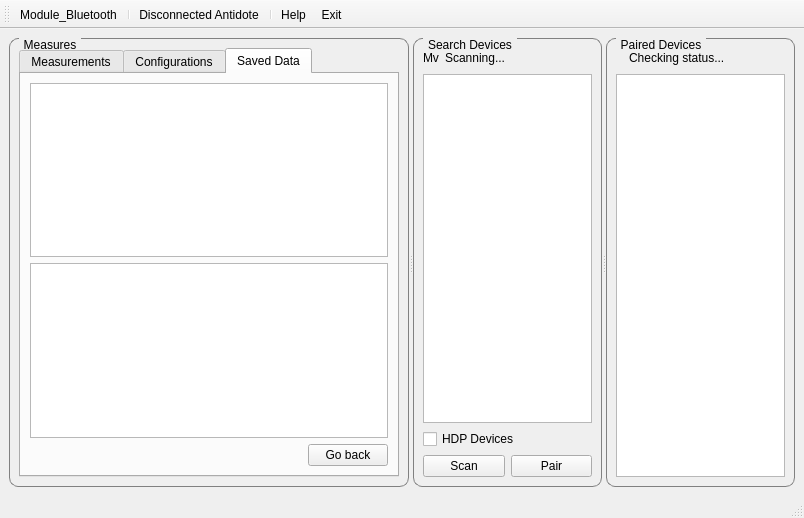
<?xml version="1.0" encoding="UTF-8"?>
<ui version="4.0">
 <class>Interface</class>
 <widget class="QMainWindow" name="Interface">
  <property name="windowModality">
   <enum>Qt::WindowModal</enum>
  </property>
  <property name="enabled">
   <bool>true</bool>
  </property>
  <property name="geometry">
   <rect>
    <x>0</x>
    <y>0</y>
    <width>804</width>
    <height>518</height>
   </rect>
  </property>
  <property name="sizePolicy">
   <sizepolicy hsizetype="Expanding" vsizetype="Expanding">
    <horstretch>0</horstretch>
    <verstretch>0</verstretch>
   </sizepolicy>
  </property>
  <property name="contextMenuPolicy">
   <enum>Qt::DefaultContextMenu</enum>
  </property>
  <property name="windowTitle">
   <string>Conectividade</string>
  </property>
  <property name="windowIcon">
   <iconset resource="myrsc.qrc">
    <normaloff>:/images/icon-nutes.png</normaloff>:/images/icon-nutes.png</iconset>
  </property>
  <property name="autoFillBackground">
   <bool>false</bool>
  </property>
  <property name="styleSheet">
   <string notr="true">Status
</string>
  </property>
  <widget class="QWidget" name="centralwidget">
   <layout class="QHBoxLayout" name="horizontalLayout_2">
    <item>
     <widget class="QSplitter" name="splitter">
      <property name="orientation">
       <enum>Qt::Horizontal</enum>
      </property>
      <widget class="QGroupBox" name="groupBox">
       <property name="minimumSize">
        <size>
         <width>400</width>
         <height>0</height>
        </size>
       </property>
       <property name="styleSheet">
        <string notr="true">

QGroupBox {
    border: 1px solid gray;
    border-radius: 9px;
    margin-top: 0.5em;
}

QGroupBox::title {
    subcontrol-origin: margin;
    left: 10px;
    padding: 0 3px 0 3px;
}

</string>
       </property>
       <property name="title">
        <string>Measures</string>
       </property>
       <layout class="QVBoxLayout" name="verticalLayout_2">
        <item>
         <layout class="QHBoxLayout" name="horizontalLayout">
          <item>
           <widget class="QTabWidget" name="tabWidgetDisplays">
            <property name="tabPosition">
             <enum>QTabWidget::North</enum>
            </property>
            <property name="tabShape">
             <enum>QTabWidget::Rounded</enum>
            </property>
            <property name="currentIndex">
             <number>2</number>
            </property>
            <widget class="QWidget" name="tab_5">
             <attribute name="title">
              <string>Measurements</string>
             </attribute>
             <layout class="QVBoxLayout" name="verticalLayout_5">
              <item>
               <layout class="QVBoxLayout" name="verticalLayout">
                <item>
                 <widget class="QLabel" name="labelStatusConnection">
                  <property name="font">
                   <font>
                    <pointsize>20</pointsize>
                   </font>
                  </property>
                  <property name="text">
                   <string>Disconnected</string>
                  </property>
                  <property name="alignment">
                   <set>Qt::AlignCenter</set>
                  </property>
                 </widget>
                </item>
                <item>
                 <widget class="QLabel" name="labelDeviceConnected">
                  <property name="text">
                   <string>No device connected</string>
                  </property>
                  <property name="alignment">
                   <set>Qt::AlignCenter</set>
                  </property>
                 </widget>
                </item>
               </layout>
              </item>
              <item>
               <widget class="QTextEdit" name="textEditMeasures">
                <property name="readOnly">
                 <bool>true</bool>
                </property>
               </widget>
              </item>
              <item>
               <layout class="QHBoxLayout" name="horizontalLayout_5">
                <item>
                 <widget class="QPushButton" name="pushButtonSave">
                  <property name="text">
                   <string>Save</string>
                  </property>
                 </widget>
                </item>
                <item>
                 <widget class="QPushButton" name="pushButtonClear">
                  <property name="text">
                   <string>Clear</string>
                  </property>
                 </widget>
                </item>
               </layout>
              </item>
             </layout>
             <zorder>textEditMeasures</zorder>
             <zorder></zorder>
             <zorder></zorder>
            </widget>
            <widget class="QWidget" name="tab_6">
             <attribute name="title">
              <string>Configurations</string>
             </attribute>
             <widget class="QWidget" name="layoutWidget">
              <property name="geometry">
               <rect>
                <x>0</x>
                <y>0</y>
                <width>371</width>
                <height>120</height>
               </rect>
              </property>
              <layout class="QVBoxLayout" name="verticalLayout_7">
               <item>
                <widget class="QLabel" name="label">
                 <property name="text">
                  <string>&lt;html&gt;&lt;head/&gt;&lt;body&gt;&lt;p align=&quot;center&quot;&gt;&lt;span style=&quot; font-size:14pt;&quot;&gt;Setting The Informations Received&lt;/span&gt;&lt;/p&gt;&lt;/body&gt;&lt;/html&gt;</string>
                 </property>
                </widget>
               </item>
               <item>
                <layout class="QVBoxLayout" name="verticalLayout_6">
                 <item>
                  <widget class="QCheckBox" name="checkDeviceConfigurations">
                   <property name="text">
                    <string>Device Configurations</string>
                   </property>
                  </widget>
                 </item>
                 <item>
                  <widget class="QCheckBox" name="checkDeviceAttributes">
                   <property name="text">
                    <string>Device Attributes</string>
                   </property>
                   <property name="checked">
                    <bool>true</bool>
                   </property>
                  </widget>
                 </item>
                 <item>
                  <widget class="QCheckBox" name="checkShowXML">
                   <property name="text">
                    <string>Show XML</string>
                   </property>
                  </widget>
                 </item>
                </layout>
               </item>
              </layout>
             </widget>
            </widget>
            <widget class="QWidget" name="tab">
             <attribute name="title">
              <string>Saved Data</string>
             </attribute>
             <layout class="QVBoxLayout" name="verticalLayout_8">
              <item>
               <widget class="QListWidget" name="listWidgetData">
                <property name="acceptDrops">
                 <bool>false</bool>
                </property>
               </widget>
              </item>
              <item>
               <widget class="QPlainTextEdit" name="plainTextEditData"/>
              </item>
              <item>
               <layout class="QHBoxLayout" name="horizontalLayout_7">
                <item>
                 <spacer name="horizontalSpacerData">
                  <property name="orientation">
                   <enum>Qt::Horizontal</enum>
                  </property>
                  <property name="sizeHint" stdset="0">
                   <size>
                    <width>40</width>
                    <height>20</height>
                   </size>
                  </property>
                 </spacer>
                </item>
                <item>
                 <widget class="QPushButton" name="pushButtonGoBack">
                  <property name="text">
                   <string>Go back</string>
                  </property>
                 </widget>
                </item>
               </layout>
              </item>
             </layout>
            </widget>
           </widget>
          </item>
         </layout>
        </item>
       </layout>
      </widget>
      <widget class="QGroupBox" name="groupBox_2">
       <property name="styleSheet">
        <string notr="true">

QGroupBox {
    border: 1px solid gray;
    border-radius: 9px;
    margin-top: 0.5em;
}

QGroupBox::title {
    subcontrol-origin: margin;
    left: 10px;
    padding: 0 3px 0 3px;
}

</string>
       </property>
       <property name="title">
        <string>Search Devices</string>
       </property>
       <layout class="QVBoxLayout" name="verticalLayout_3">
        <item>
         <layout class="QHBoxLayout" name="horizontalLayout_3">
          <item>
           <widget class="QLabel" name="labelBusy">
            <property name="text">
             <string notr="true">Mv</string>
            </property>
           </widget>
          </item>
          <item>
           <widget class="QLabel" name="labelScanning">
            <property name="text">
             <string>Scanning...</string>
            </property>
           </widget>
          </item>
          <item>
           <spacer name="horizontalSpacer">
            <property name="orientation">
             <enum>Qt::Horizontal</enum>
            </property>
            <property name="sizeHint" stdset="0">
             <size>
              <width>40</width>
              <height>20</height>
             </size>
            </property>
           </spacer>
          </item>
         </layout>
        </item>
        <item>
         <widget class="QListWidget" name="listOfFoundDevices"/>
        </item>
        <item>
         <widget class="QCheckBox" name="checkBox_hdp_devices">
          <property name="text">
           <string>HDP Devices</string>
          </property>
         </widget>
        </item>
        <item>
         <layout class="QHBoxLayout" name="horizontalLayout_4">
          <item>
           <widget class="QPushButton" name="pushButtonScan">
            <property name="text">
             <string>Scan</string>
            </property>
           </widget>
          </item>
          <item>
           <widget class="QPushButton" name="pushButtonPair">
            <property name="text">
             <string>Pair</string>
            </property>
           </widget>
          </item>
         </layout>
        </item>
       </layout>
      </widget>
      <widget class="QGroupBox" name="groupBox_3">
       <property name="styleSheet">
        <string notr="true">

QGroupBox {
    border: 1px solid gray;
    border-radius: 9px;
    margin-top: 0.5em;
}

QGroupBox::title {
    subcontrol-origin: margin;
    left: 10px;
    padding: 0 3px 0 3px;
}

</string>
       </property>
       <property name="title">
        <string>Paired Devices</string>
       </property>
       <layout class="QVBoxLayout" name="verticalLayout_4">
        <item>
         <layout class="QHBoxLayout" name="horizontalLayout_6">
          <item>
           <widget class="QLabel" name="labelBusyStatus">
            <property name="text">
             <string notr="true"/>
            </property>
           </widget>
          </item>
          <item>
           <widget class="QLabel" name="labelStatus">
            <property name="enabled">
             <bool>true</bool>
            </property>
            <property name="text">
             <string>Checking status...</string>
            </property>
           </widget>
          </item>
          <item>
           <spacer name="horizontalSpacer_2">
            <property name="orientation">
             <enum>Qt::Horizontal</enum>
            </property>
            <property name="sizeHint" stdset="0">
             <size>
              <width>40</width>
              <height>20</height>
             </size>
            </property>
           </spacer>
          </item>
         </layout>
        </item>
        <item>
         <widget class="QListWidget" name="listOfPairedDevices"/>
        </item>
       </layout>
      </widget>
     </widget>
    </item>
   </layout>
  </widget>
  <widget class="QStatusBar" name="statusbar"/>
  <widget class="QMenuBar" name="menuBar">
   <property name="geometry">
    <rect>
     <x>0</x>
     <y>0</y>
     <width>804</width>
     <height>25</height>
    </rect>
   </property>
  </widget>
  <widget class="QToolBar" name="toolBar">
   <property name="enabled">
    <bool>true</bool>
   </property>
   <property name="windowTitle">
    <string notr="true">toolBar</string>
   </property>
   <attribute name="toolBarArea">
    <enum>TopToolBarArea</enum>
   </attribute>
   <attribute name="toolBarBreak">
    <bool>false</bool>
   </attribute>
   <addaction name="actionModule_Bluetooth"/>
   <addaction name="separator"/>
   <addaction name="actionAntidote"/>
   <addaction name="separator"/>
   <addaction name="actionHelp"/>
   <addaction name="actionSair"/>
  </widget>
  <action name="actionSair">
   <property name="icon">
    <iconset resource="myrsc.qrc">
     <normaloff>:/images/close.png</normaloff>:/images/close.png</iconset>
   </property>
   <property name="text">
    <string>Exit</string>
   </property>
  </action>
  <action name="actionHelp">
   <property name="icon">
    <iconset resource="myrsc.qrc">
     <normaloff>:/images/Torchlight_help.png</normaloff>:/images/Torchlight_help.png</iconset>
   </property>
   <property name="text">
    <string>Help</string>
   </property>
  </action>
  <action name="actionModule_Bluetooth">
   <property name="enabled">
    <bool>true</bool>
   </property>
   <property name="icon">
    <iconset resource="myrsc.qrc">
     <normaloff>:/images/icon-bluetooth.png</normaloff>:/images/icon-bluetooth.png</iconset>
   </property>
   <property name="text">
    <string>Module_Bluetooth</string>
   </property>
  </action>
  <action name="actionAntidote">
   <property name="enabled">
    <bool>true</bool>
   </property>
   <property name="icon">
    <iconset resource="myrsc.qrc">
     <normaloff>:/images/icon-signove.png</normaloff>:/images/icon-signove.png</iconset>
   </property>
   <property name="text">
    <string>Disconnected Antidote</string>
   </property>
   <property name="visible">
    <bool>true</bool>
   </property>
  </action>
 </widget>
 <resources>
  <include location="myrsc.qrc"/>
 </resources>
 <connections>
  <connection>
   <sender>pushButtonClear</sender>
   <signal>clicked()</signal>
   <receiver>textEditMeasures</receiver>
   <slot>clear()</slot>
   <hints>
    <hint type="sourcelabel">
     <x>385</x>
     <y>463</y>
    </hint>
    <hint type="destinationlabel">
     <x>272</x>
     <y>367</y>
    </hint>
   </hints>
  </connection>
 </connections>
</ui>
